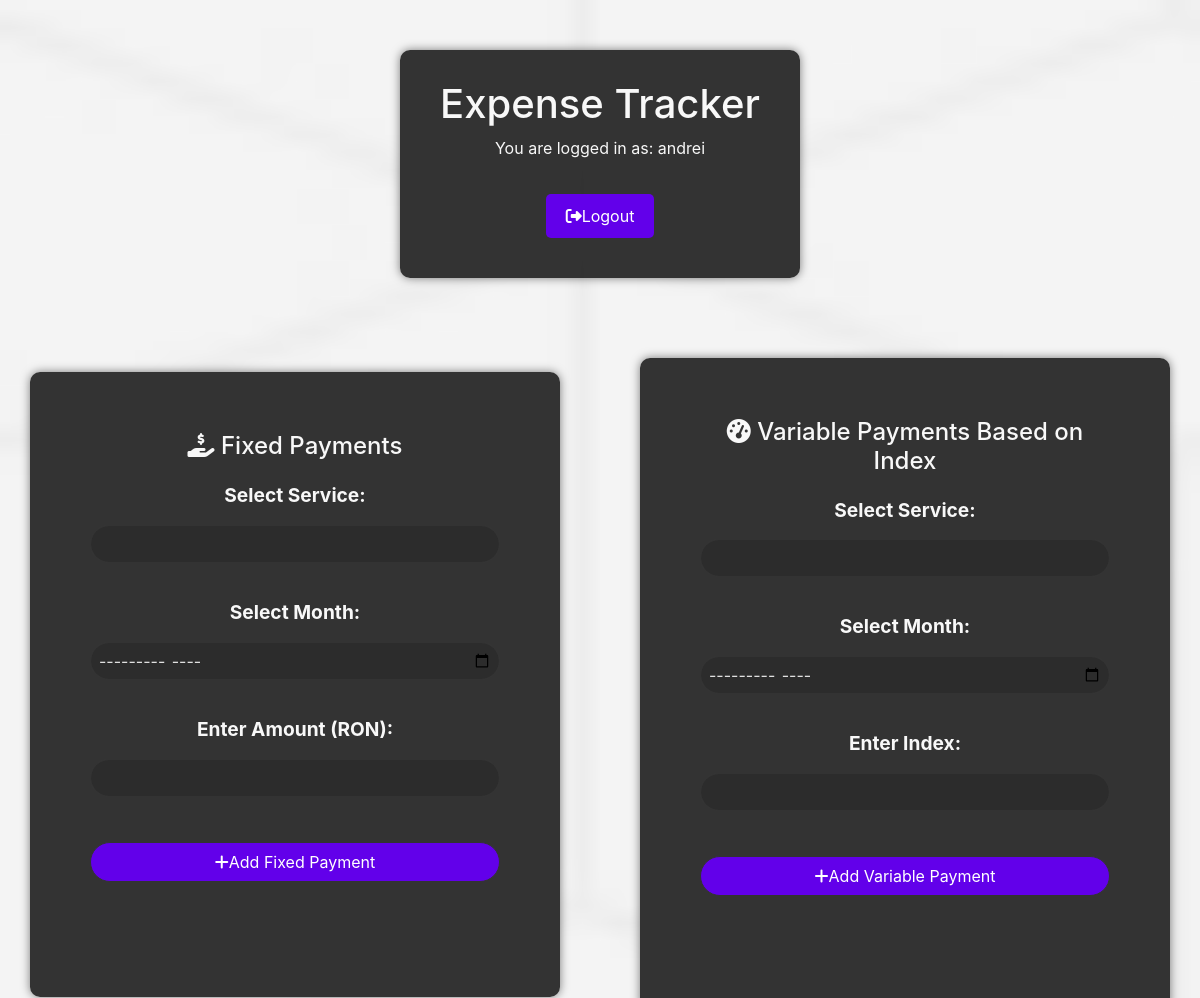
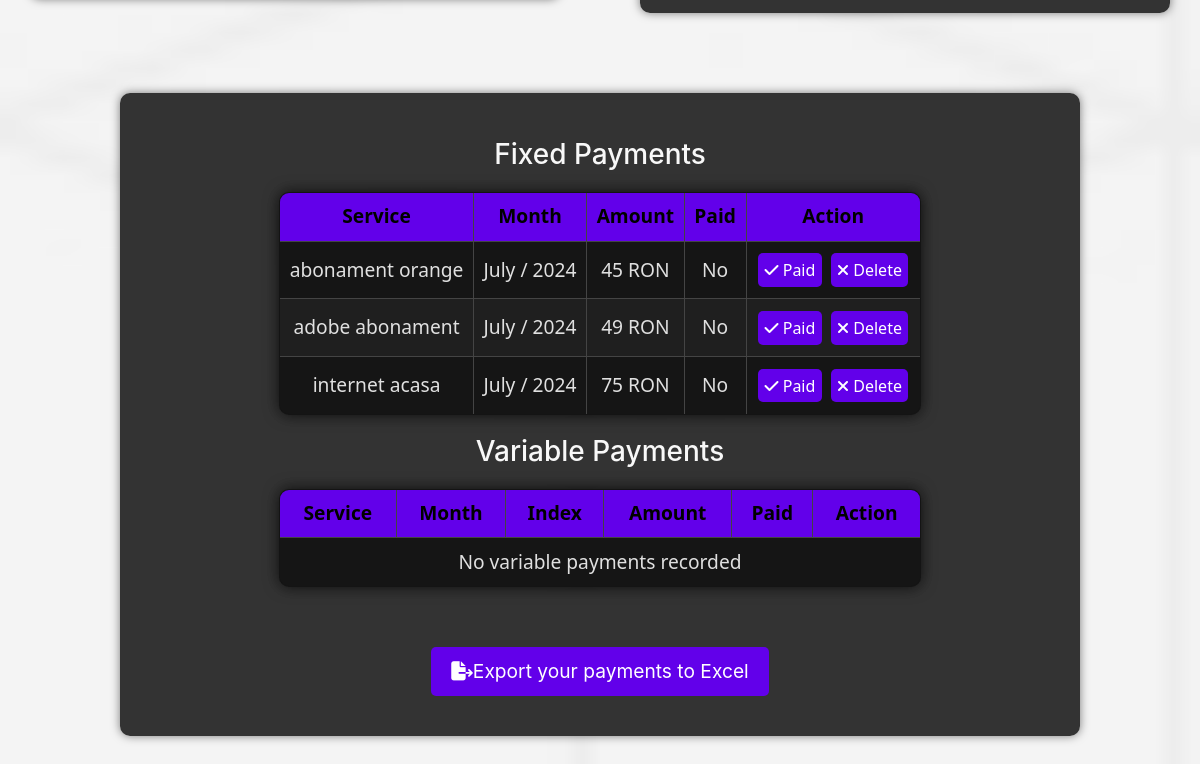
/ (signed in), run on the app's committed database (2 pictures, top to bottom).
### tables this page shows
CREATE TABLE users (
            id INTEGER PRIMARY KEY AUTOINCREMENT,
            username TEXT NOT NULL UNIQUE,
            password TEXT NOT NULL,
            currency TEXT NOT NULL,
            is_admin BOOLEAN DEFAULT FALSE
        );

CREATE TABLE expenses (
            id INTEGER PRIMARY KEY AUTOINCREMENT,
            category TEXT NOT NULL,
            month TEXT NOT NULL,
            index_value INTEGER,
            amount REAL,
            is_paid BOOLEAN DEFAULT FALSE,
            service_name TEXT NOT NULL,
            user_id INTEGER,
            FOREIGN KEY (user_id) REFERENCES users(id),
            UNIQUE(month, service_name, index_value, user_id)
        );

### app.py (the view)
@app.route('/')
def index():
    if not g.user:
        return redirect(url_for('login'))
    user_id = g.user['id']
    with get_db_connection() as conn:
        cursor = conn.cursor()
        cursor.execute(
            "SELECT DISTINCT service_name FROM fixed_services WHERE user_id = ?",
            (user_id, ))
        fixed_services = [row['service_name'] for row in cursor.fetchall()]
        cursor.execute(
            "SELECT DISTINCT service_name FROM variable_services WHERE user_id = ?",
            (user_id, ))
        variable_services = [row['service_name'] for row in cursor.fetchall()]
        cursor.execute(
            "SELECT * FROM expenses WHERE user_id = ? AND category = 'Fixe' ORDER BY month",
            (user_id, ))
        fixed_expenses = cursor.fetchall()
        cursor.execute(
            "SELECT * FROM expenses WHERE user_id = ? AND category = 'Variabile' ORDER BY month",
            (user_id, ))
        variable_expenses = cursor.fetchall()
        cursor.execute(
            "SELECT DISTINCT month, service_name, index_value FROM expenses WHERE user_id = ? AND category = 'Variabile' AND amount IS NULL ORDER BY month",
            (user_id, ))
        variable_months = cursor.fetchall()
    return render_template('index.html',
                           fixed_expenses=fixed_expenses,
                           variable_expenses=variable_expenses,
                           fixed_services=fixed_services,
                           variable_services=variable_services,
                           variable_months=variable_months)

### app.py (called while the page is built)
def get_db_connection():
    conn = sqlite3.connect(DATABASE)
    conn.row_factory = sqlite3.Row
    return conn

@app.before_request
def before_request():
    g.user = None
    if 'user_id' in session:
        user = query_db('select * from users where id = ?',
                        [session['user_id']],
                        one=True)
        g.user = user

def query_db(query, args=(), one=False):
    with get_db_connection() as conn:
        cur = conn.execute(query, args)
        rv = cur.fetchall()
        cur.close()
        return (rv[0] if rv else None) if one else rv

def format_month(month):
    return datetime.strptime(month, "%Y-%m").strftime("%B / %Y")

def split_month(value):
    return value.split(' ')[0]

### templates/index.html (shortened to what this page needs)
<!DOCTYPE html>
<html lang="en">
<head>
    <link rel="stylesheet" href="{{ url_for('static', filename='style.css') }}">
    <link rel="stylesheet" href="https://cdnjs.cloudflare.com/ajax/libs/font-awesome/6.5.2/css/all.min.css">
    <link rel="stylesheet" href="https://stackpath.bootstrapcdn.com/bootstrap/4.5.2/css/bootstrap.min.css">
</head>
<body>
    <div class="auth-container">
        <h1>Expense Tracker</h1>
        <div class="success-message">You are logged in as: {{ g.user['username'] }}</div>
        <br>
        <form action="{{ url_for('logout') }}" method="post">
            <button type="submit" class="cool-button"><i class="fas fa-sign-out-alt"></i> Logout</button>
        </form>
    </div>
    <div class="container-row">
        <div class="container" id="fixed_payments_container">
            <div class="expense-category">
                <h2 class="text-center"><i class="fas fa-hand-holding-usd"></i> Fixed Payments</h2>
                <form action="/add_fixed" method="post">
                    <div class="form-group">
                        <label for="service_name">Select Service:</label>
                        <input type="text" id="fixed_service_input" name="service_name" oninput="showSuggestions('fixed')" autocomplete="off" class="form-control" required>
                    </div>
                    <div class="form-group">
                        <label for="month">Select Month:</label>
                        <input type="month" name="month" class="form-control" required>
                    </div>
                    <div class="form-group">
                        <label for="amount">Enter Amount ({{ g.user['currency'] }}):</label>
                        <input type="number" step="1" name="amount" class="form-control" required>
                    </div>
                    <button type="submit" class="cool-button"><i class="fas fa-plus"></i> Add Fixed Payment</button>
                </form>
            </div>
        </div>
        <div class="container" id="variable_payments_container">
            <div class="expense-category">
                <h2 class="text-center"><i class="fas fa-tachometer-alt"></i> Variable Payments Based on Index</h2>
                <form action="/add_variable" method="post">
                    <div class="form-group">
                        <label for="service_name">Select Service:</label>
                        <input type="text" id="variable_service_input" name="service_name" oninput="showSuggestions('variable')" autocomplete="off" class="form-control" required>
                    </div>
                    <div class="form-group">
                        <label for="month">Select Month:</label>
                        <input type="month" name="month" class="form-control" required>
                    </div>
                    <div class="form-group">
                        <label for="index_value">Enter Index:</label>
                        <input type="number" name="index_value" class="form-control" required>
                    </div>
                    <button type="submit" class="cool-button"><i class="fas fa-plus"></i> Add Variable Payment</button>
                </form>
            </div>
        </div>
    </div>
    <div class="container" id="expense_tables_container" style="padding: 30px;">
        <div class="expense-tables">
            <h3 class="text-center">Fixed Payments</h3>
            <table class="styled-table table table-striped table-bordered">
                <thead>
                    <tr>
                        <th>Service</th>
                        <th>Month</th>
                        <th>Amount</th>
                        <th>Paid</th>
                        <th>Action</th>
                    </tr>
                </thead>
                <tbody>
                    {% if fixed_expenses %}
                    {% for expense in fixed_expenses %}
                    <tr data-month="{{ expense['month']|format_month|split_month }}">
                        <td>{{ expense['service_name'] }}</td>
                        <td>{{ expense['month']|format_month }}</td>
                        <td>{{ expense['amount']|int }} {{ g.user['currency'] }}</td>
                        <td>{{ 'Yes' if expense['is_paid'] else 'No' }}</td>
                        <td>
                            {% if expense['amount'] is not none %}
                            {% if not expense['is_paid'] %}
                            <button type="button" class="btn btn-success" onclick="markAsPaid({{ expense['id'] }}, '{{ expense['service_name'] }}')"><i class="fas fa-check"></i> Paid</button>
                            {% endif %}
                            {% endif %}
                            <button type="button" class="btn btn-danger" onclick="confirmDelete({{ expense['id'] }}, '{{ expense['service_name'] }}')"><i class="fas fa-times"></i> Delete</button>
                        </td>
                    </tr>
                    {% endfor %}
                    {% else %}
                    <tr>
                        <td colspan="5" class="text-center">No fixed payments recorded</td>
                    </tr>
                    {% endif %}
                </tbody>
            </table>
            <h3 class="text-center">Variable Payments</h3>
            <table class="styled-table table table-striped table-bordered">
                <thead>
                    <tr>
                        <th>Service</th>
                        <th>Month</th>
                        <th>Index</th>
                        <th>Amount</th>
                        <th>Paid</th>
                        <th>Action</th>
                    </tr>
                </thead>
                <tbody>
                    {% if variable_expenses %}
                    {% for expense in variable_expenses %}
                    <tr data-month="{{ expense['month']|format_month|split_month }}">
                        <td>{{ expense['service_name'] }}</td>
                        <td>{{ expense['month']|format_month }}</td>
                        <td>{{ expense['index_value'] if expense['index_value'] is not none else '-' }}</td>
                        <td>{{ expense['amount']|int }} {{ g.user['currency'] }}</td>
                        <td>{{ 'Yes' if expense['is_paid'] else 'No' }}</td>
                        <td>
                            {% if expense['amount'] is not none %}
                            {% if not expense['is_paid'] %}
                            <button type="button" class="btn btn-success" onclick="markAsPaid({{ expense['id'] }}, '{{ expense['service_name'] }}')"><i class="fas fa-check"></i> Paid</button>
                            {% endif %}
                            {% endif %}
                            <button type="button" class="btn btn-danger" onclick="confirmDelete({{ expense['id'] }}, '{{ expense['service_name'] }}')"><i class="fas fa-times"></i> Delete</button>
                        </td>
                    </tr>
                    {% endfor %}
                    {% else %}
                    <tr>
                        <td colspan="6" class="text-center">No variable payments recorded</td>
                    </tr>
                    {% endif %}
                </tbody>
            </table>
        </div>
        <div class="export-button">
            <form action="/export_expenses" method="get">
                <button type="submit" class="cool-button"><i class="fas fa-file-export"></i> Export your payments to Excel</button>
            </form>
        </div>
    </div>
</body>
</html>

### static/style.css (style rules this page uses)
body { font-family: Arial, sans-serif; background-image: url('static/bg.jpg'); background-size: cover; background-repeat: no-repeat; background-attachment: fixed; color: #f8f8f8 !important; background-color: #0f0f0f !important; margin: 0; padding: 0; }
.auth-container, .login-container, .register-container { max-width: 400px; width: 95%; margin: 50px auto; padding: 30px; background-color: rgba(30, 30, 30, 0.9); border-radius: 10px; box-shadow: 0 0 10px rgba(0, 0, 0, 0.5); display: flex; flex-direction: column; align-items: center; box-sizing: border-box; }
.container { width: 100%; margin: 50px auto; background-color: rgba(30, 30, 30, 0.9); border-radius: 10px; box-shadow: 0 0 10px rgba(0, 0, 0, 0.5); display: flex; flex-direction: column; align-items: center; box-sizing: border-box; }
.auth-container form, .login-container form, .register-container form { width: 100%; display: flex; flex-direction: column; align-items: center; }
.auth-container button, .login-container button, .register-container button, .cool-button { width: auto; padding: 10px 20px; background-color: #6200ea !important; color: #ffffff !important; border: none !important; border-radius: 5px !important; cursor: pointer; margin: 10px 0 !important; display: inline-flex; align-items: center; justify-content: center; }
h1 { font-size: 2rem; margin-bottom: 20px; text-align: center; }
form { width: 100%; }
input, select, textarea { width: 100% !important; padding: 10px !important; margin: 10px 0 !important; border: 1px solid #333 !important; border-radius: 5px !important; background-color: #2c2c2c !important; color: #e0e0e0 !important; box-sizing: border-box !important; }
button { background-color: #6200ea !important; color: #ffffff !important; cursor: pointer; padding: 10px 20px !important; margin: 10px 0 !important; border: none !important; border-radius: 5px !important; width: auto !important; display: inline-flex; align-items: center; justify-content: center; }
.table { width: 100% !important; border-collapse: collapse !important; margin: 20px 0 !important; box-shadow: 0 0 15px rgba(0, 0, 0, 0.8) !important; color: #e0e0e0 !important; background-color: #141414 !important; border-radius: 10px; overflow: hidden; }
.table th, .table td { padding: 10px !important; text-align: center !important; vertical-align: middle !important; border: 1px solid #444 !important; }
.table th { background-color: #6200ea !important; color: #000000 !important; font-weight: bold; }
.table tr:nth-child(even) { background-color: #1f1f1f !important; }
.table tr:nth-child(odd) { background-color: #151515 !important; }
.table td, .table th { position: relative; }
.table td { transition: all 0.3s ease; }
.table th, .table td { font-family: 'Segoe UI', Tahoma, Geneva, Verdana, sans-serif; }
.container-row { display: flex !important; justify-content: space-around !important; gap: 20px !important; flex-wrap: wrap !important; }
.expense-category { margin-bottom: 40px !important; text-align: center !important; }
.expense-category h2 { font-size: 1.5rem !important; margin-bottom: 20px !important; }
.expense-category form { display: flex !important; flex-direction: column !important; }
.expense-category label { margin-bottom: 5px !important; font-weight: bold !important; }
.expense-category .form-group { margin-bottom: 20px !important; }
.expense-category input, .expense-category select, .expense-category button { margin-bottom: 15px !important; padding: 7px !important; font-size: 1rem !important; border: 1px solid #333 !important; border-radius: 20px !important; background-color: #2c2c2c !important; color: #e0e0e0 !important; }
.expense-category button { background-color: #6200ea !important; color: #ffffff !important; cursor: pointer !important; }
.expense-tables { padding: 15px !important; margin-bottom: 15px !important; }
.table td, .table th { padding: .6rem !important; }
.btn { padding: .3rem 0.4rem !important; margin: 2px !important; }
@media (min-width: 768px) { .container-row { flex-wrap: nowrap !important; } }
@media (min-width: 768px) { .container-row .container { flex: 1 !important; margin: 30px !important; align-items: normal !important; align-self: center !important; padding: 60px !important; } }
@media (min-width: 992px) { .container { font-size: 1.2rem !important; max-width: 960px !important; } }

### data on the page
users: user.username "andrei", user.currency "RON"
expenses: service_name "abonament orange", month "July / 2024", amount "45", is_paid "No"
expenses: service_name "adobe abonament", month "July / 2024", amount "49", is_paid "No"
expenses: service_name "internet acasa", month "July / 2024", amount "75", is_paid "No"
